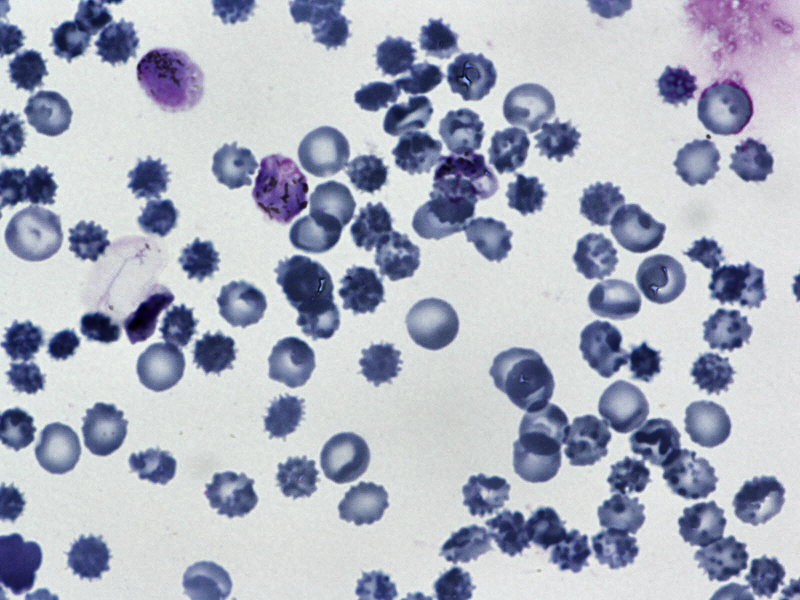
#> input picture The Shapley Anything Model /2ae3e6e6-7482-4ab8-ad73-b530b5c2ee3b.png, 1600 x 1200 px, given in place of superpixel_eg.png, which was not available (shown at 1/2 size)
$ python skImage_SuperPixel.py
#> lines starting #> are read from the running program, lines starting #| are printed output that depends on the picture; pictures that were not available may be replaced by others from this repository, and a replacement may not be noted
#!/usr/bin/env python3
# -*- coding: utf-8 -*-
"""
Created on Mon Oct 31 17:01:06 2022

@author: mikewang
"""
# import the necessary packages
from skimage.segmentation import slic
from skimage.segmentation import mark_boundaries
from skimage.util import img_as_float
from skimage import io, color
import matplotlib.pyplot as plt
import argparse

# load the image and convert it to a floating point data type
image = img_as_float(io.imread("./superpixel_eg.png"))
# image = img_as_float(io.imread("a9159b11-ba49-4885-902e-00c8d5095b98.png"))


# apply SLIC and extract (approximately) the supplied number
# of segments
segments = slic(image, n_segments = 100, sigma = 10, compactness = 0.1)
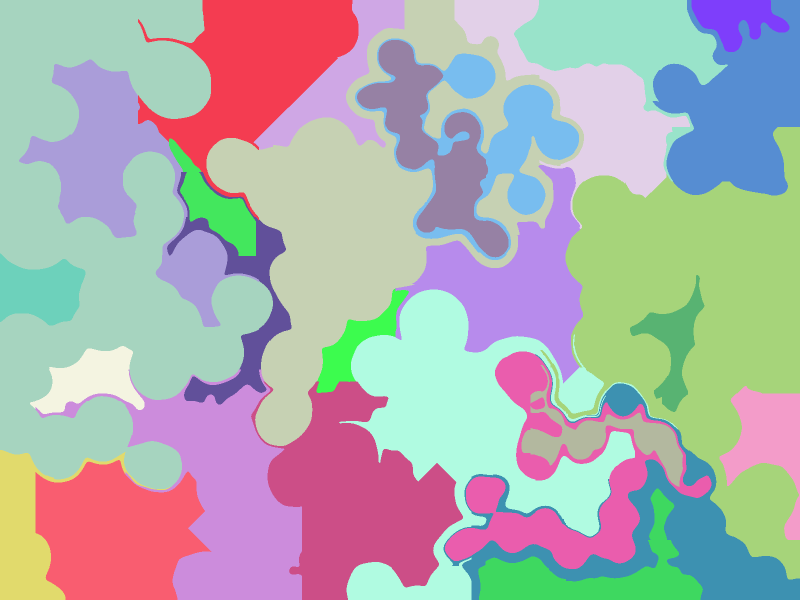
#> segments: shape (1200, 1600) int64 (shown at 1/2 size); 29 distinct labels, from 1 to 29; one colour per label, 0 black

# show the output of SLIC
fig = plt.figure("Superpixels -- %d segments%")
ax = fig.add_subplot(1, 1, 1)
ax.imshow(mark_boundaries(image, segments))
plt.axis("off")

# show the plots
plt.show()
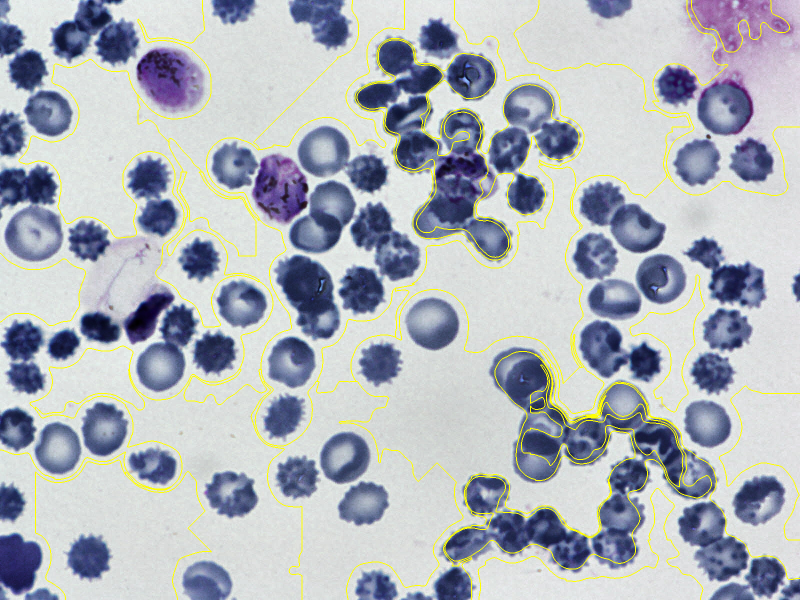
#> shown: shape (1200, 1600, 3) float64 (shown at 1/2 size); mean R, G, B 0.686, 0.704, 0.73

# transform to superpixel
superpixel = color.label2rgb(segments, image, kind='avg')
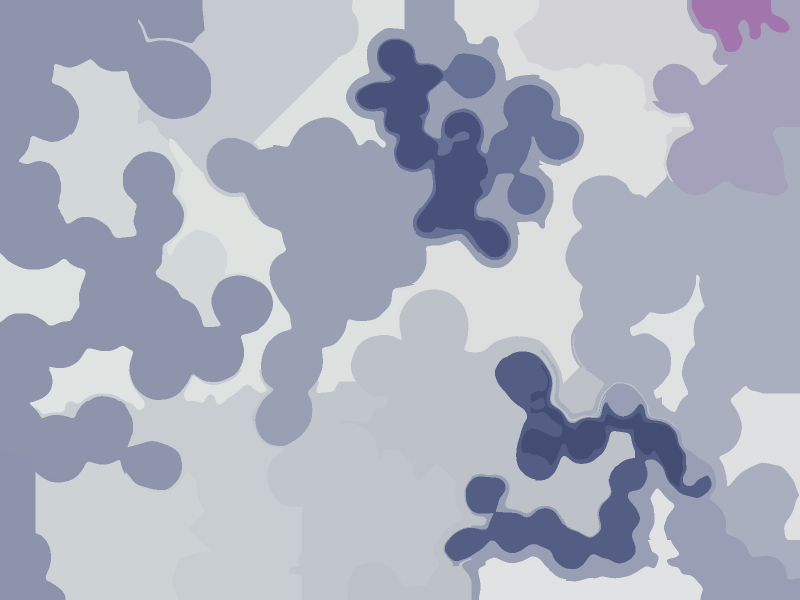
#> superpixel: shape (1200, 1600, 3) float64 (shown at 1/2 size); mean R, G, B 0.678, 0.697, 0.753

#%%

#%%
